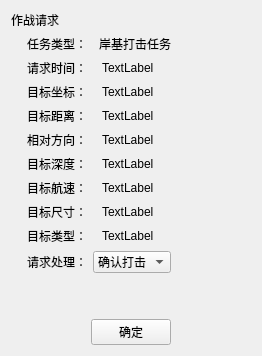
         <widget class="QWidget" name="page_7">
          <layout class="QGridLayout" name="gridLayout_5">
           <item row="0" column="0">
            <widget class="QLabel" name="label_139">
             <property name="text">
              <string>作战请求</string>
             </property>
            </widget>
           </item>
           <item row="1" column="0">
            <layout class="QHBoxLayout" name="horizontalLayout_79" stretch="1,4,5">
             <item>
              <spacer name="horizontalSpacer_39">
               <property name="orientation">
                <enum>Qt::Horizontal</enum>
               </property>
               <property name="sizeHint" stdset="0">
                <size>
                 <width>40</width>
                 <height>20</height>
                </size>
               </property>
              </spacer>
             </item>
             <item>
              <layout class="QVBoxLayout" name="verticalLayout_10">
               <item>
                <layout class="QHBoxLayout" name="horizontalLayout_80">
                 <item>
                  <widget class="QLabel" name="label_120">
                   <property name="text">
                    <string>任务类型：</string>
                   </property>
                  </widget>
                 </item>
                 <item>
                  <widget class="QLabel" name="label_121">
                   <property name="text">
                    <string>岸基打击任务</string>
                   </property>
                  </widget>
                 </item>
                </layout>
               </item>
               <item>
                <layout class="QHBoxLayout" name="horizontalLayout_81">
                 <item>
                  <widget class="QLabel" name="label_122">
                   <property name="text">
                    <string>请求时间：</string>
                   </property>
                  </widget>
                 </item>
                 <item>
                  <widget class="QLabel" name="label_123">
                   <property name="text">
                    <string>TextLabel</string>
                   </property>
                  </widget>
                 </item>
                </layout>
               </item>
               <item>
                <layout class="QHBoxLayout" name="horizontalLayout_82">
                 <item>
                  <widget class="QLabel" name="label_124">
                   <property name="text">
                    <string>目标坐标：</string>
                   </property>
                  </widget>
                 </item>
                 <item>
                  <widget class="QLabel" name="label_125">
                   <property name="text">
                    <string>TextLabel</string>
                   </property>
                  </widget>
                 </item>
                </layout>
               </item>
               <item>
                <layout class="QHBoxLayout" name="horizontalLayout_83">
                 <item>
                  <widget class="QLabel" name="label_126">
                   <property name="text">
                    <string>目标距离：</string>
                   </property>
                  </widget>
                 </item>
                 <item>
                  <widget class="QLabel" name="label_127">
                   <property name="text">
                    <string>TextLabel</string>
                   </property>
                  </widget>
                 </item>
                </layout>
               </item>
               <item>
                <layout class="QHBoxLayout" name="horizontalLayout_84">
                 <item>
                  <widget class="QLabel" name="label_128">
                   <property name="text">
                    <string>相对方向：</string>
                   </property>
                  </widget>
                 </item>
                 <item>
                  <widget class="QLabel" name="label_129">
                   <property name="text">
                    <string>TextLabel</string>
                   </property>
                  </widget>
                 </item>
                </layout>
               </item>
               <item>
                <layout class="QHBoxLayout" name="horizontalLayout_85">
                 <item>
                  <widget class="QLabel" name="label_130">
                   <property name="text">
                    <string>目标深度：</string>
                   </property>
                  </widget>
                 </item>
                 <item>
                  <widget class="QLabel" name="label_131">
                   <property name="text">
                    <string>TextLabel</string>
                   </property>
                  </widget>
                 </item>
                </layout>
               </item>
               <item>
                <layout class="QHBoxLayout" name="horizontalLayout_86">
                 <item>
                  <widget class="QLabel" name="label_132">
                   <property name="text">
                    <string>目标航速：</string>
                   </property>
                  </widget>
                 </item>
                 <item>
                  <widget class="QLabel" name="label_133">
                   <property name="text">
                    <string>TextLabel</string>
                   </property>
                  </widget>
                 </item>
                </layout>
               </item>
               <item>
                <layout class="QHBoxLayout" name="horizontalLayout_87">
                 <item>
                  <widget class="QLabel" name="label_134">
                   <property name="text">
                    <string>目标尺寸：</string>
                   </property>
                  </widget>
                 </item>
                 <item>
                  <widget class="QLabel" name="label_135">
                   <property name="text">
                    <string>TextLabel</string>
                   </property>
                  </widget>
                 </item>
                </layout>
               </item>
               <item>
                <layout class="QHBoxLayout" name="horizontalLayout_88">
                 <item>
                  <widget class="QLabel" name="label_136">
                   <property name="text">
                    <string>目标类型：</string>
                   </property>
                  </widget>
                 </item>
                 <item>
                  <widget class="QLabel" name="label_137">
                   <property name="text">
                    <string>TextLabel</string>
                   </property>
                  </widget>
                 </item>
                </layout>
               </item>
               <item>
                <layout class="QHBoxLayout" name="horizontalLayout_89">
                 <item>
                  <widget class="QLabel" name="label_138">
                   <property name="text">
                    <string>请求处理：</string>
                   </property>
                  </widget>
                 </item>
                 <item>
                  <widget class="QComboBox" name="comboBox_8">
                   <item>
                    <property name="text">
                     <string>确认打击</string>
                    </property>
                   </item>
                   <item>
                    <property name="text">
                     <string>放弃打击</string>
                    </property>
                   </item>
                   <item>
                    <property name="text">
                     <string>下一任务</string>
                    </property>
                   </item>
                   <item>
                    <property name="text">
                     <string>立即返航</string>
                    </property>
                   </item>
                  </widget>
                 </item>
                </layout>
               </item>
              </layout>
             </item>
             <item>
              <spacer name="horizontalSpacer_40">
               <property name="orientation">
                <enum>Qt::Horizontal</enum>
               </property>
               <property name="sizeHint" stdset="0">
                <size>
                 <width>40</width>
                 <height>20</height>
                </size>
               </property>
              </spacer>
             </item>
            </layout>
           </item>
           <item row="3" column="0">
            <layout class="QHBoxLayout" name="horizontalLayout_90">
             <item>
              <spacer name="horizontalSpacer_41">
               <property name="orientation">
                <enum>Qt::Horizontal</enum>
               </property>
               <property name="sizeHint" stdset="0">
                <size>
                 <width>40</width>
                 <height>20</height>
                </size>
               </property>
              </spacer>
             </item>
             <item>
              <layout class="QHBoxLayout" name="horizontalLayout_91">
               <item>
                <spacer name="horizontalSpacer_42">
                 <property name="orientation">
                  <enum>Qt::Horizontal</enum>
                 </property>
                 <property name="sizeHint" stdset="0">
                  <size>
                   <width>40</width>
                   <height>20</height>
                  </size>
                 </property>
                </spacer>
               </item>
               <item>
                <widget class="QPushButton" name="pushButton_7">
                 <property name="text">
                  <string>确定</string>
                 </property>
                </widget>
               </item>
               <item>
                <spacer name="horizontalSpacer_43">
                 <property name="orientation">
                  <enum>Qt::Horizontal</enum>
                 </property>
                 <property name="sizeHint" stdset="0">
                  <size>
                   <width>40</width>
                   <height>20</height>
                  </size>
                 </property>
                </spacer>
               </item>
              </layout>
             </item>
             <item>
              <spacer name="horizontalSpacer_44">
               <property name="orientation">
                <enum>Qt::Horizontal</enum>
               </property>
               <property name="sizeHint" stdset="0">
                <size>
                 <width>40</width>
                 <height>20</height>
                </size>
               </property>
              </spacer>
             </item>
            </layout>
           </item>
           <item row="2" column="0">
            <spacer name="verticalSpacer_6">
             <property name="orientation">
              <enum>Qt::Vertical</enum>
             </property>
             <property name="sizeHint" stdset="0">
              <size>
               <width>20</width>
               <height>40</height>
              </size>
             </property>
            </spacer>
           </item>
          </layout>
         </widget>
